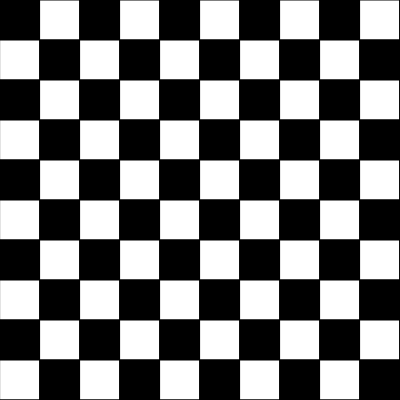
Frame 1 (no input)
Frame 60 (no input): identical to frame 1, image omitted
Frame 120 (the mouse pressed at the canvas centre since frame 60): identical to frame 1, image omitted

The p5.js sketch that drew this single still picture (run headless with seeded random() and noise() and a simulated clock; from frame 60 on, the mouse is pressed at the canvas centre):

// p5.js sketch
// ── sketch.js
let w;
function setup() {
  createCanvas(400, 400);
  w = width / 10;
  h = height / 10;
}

function draw() {
  background(255);
  for (let i = 0; i < 11; i++) {
    for (let a = 0; a < 11; a++) {
      if(i%2==0 && a%2==0){fill("black")}
      else if(i%2==1 && a%2==1){fill("black")}
      else
      {fill("white")}
       rect(i * w, a * h, w, h);
      } 

    }
  
}
